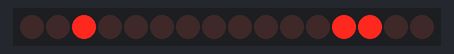
The program below on a simulated ATmega328P, built with avr-gcc and emulated at 16 MHz (the files do not name the chip). On the bench: 16 port-expander outputs drawn as a row of LEDs (first output left, lit = HIGH). Wiring (inferred from the names in the program): MCP23017 port expander at I2C address 0x20. Wiring (inferred from the signals the program sends): row of LEDs: on Q0, Q1, Q2, Q3, Q4, Q5, Q6, Q7, Q8, Q9, Q10, Q11, Q12, Q13, Q14, Q15.

Above: at 0.57 s.
At 7.8 s:
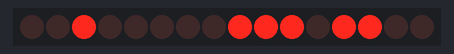
At 11.95 s:
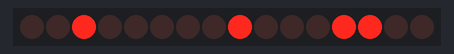
At 16.68 s:
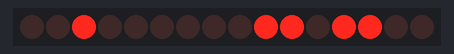
At 22.57 s:
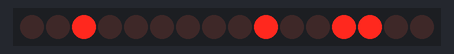
At 35.66 s:
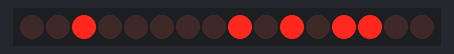
Timing chart, 0 to 40.0 s (numbered marks = the images above):
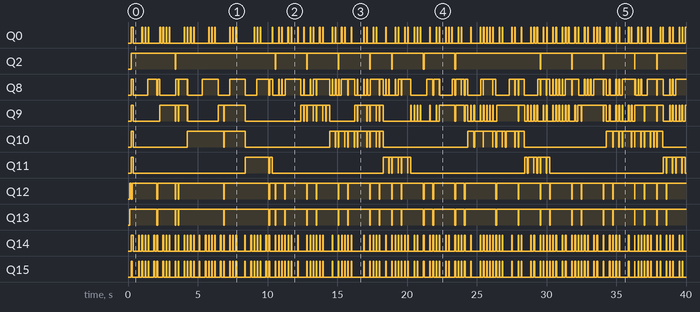

The program:

main.cpp
```cpp
#include <avr/io.h>
#include <stdio.h>
#include <avr/interrupt.h>
#include <util/delay.h>

#define F_CPU 16000000UL //czestotliwość zegara 16 MHz
//Definicje pinów SPI
#define MISO PB4
#define MOSI PB3
#define SCK PB5
#define SS PB2

#define MCP0_RESET PB1
#define MCPS_RESET PB0

//Definicje Rejestrów MCP23017 (BANK=0)
#define MCP0_IODIRA 0x00
#define MCP0_IODIRB 0x01
#define MCP0_GPIOA  0x12 //Można też użyć OLATA (0x14)
#define MCP0_GPIOB  0x13 //Można też użyć OLATB (0x15)
#define MCP0_OLATA  0x14
#define MCP0_OLATB  0x15

//Definicje Rejestrów MCP23S17 (BANK=0)
#define MCPS_IODIRA 0x00
#define MCPS_IODIRB 0x01
#define MCPS_GPIOA  0x12 //Można też użyć OLATA (0x14)
#define MCPS_GPIOB  0x13 //Można też użyć OLATB (0x15)
#define MCPS_OLATA  0x14
#define MCPS_OLATB  0x15

#define MCP0_OPCODE 0x40 // A0,A1,A2 = GND
#define MCPS_OPCODE 0x40 // A0,A1,A2 = GND

//Piny sterujące na PORCIE A (MCP23017)
#define LCD_RS_BIT (1 << 2)
#define LCD_E_BIT  (1 << 0)
#define LCD_BL_BIT (1 << 3)

uint8_t portA_shadow = 0;//zmienna globalna dla stanu portu A układu MCP

volatile uint16_t seconds = 0;

void timer1_init(){
  TCCR1B |= (1<<WGM12)|(1<<CS12)|(1<<CS10);
  OCR1A = 15624;
  TIMSK1 |= (1<<OCIE1A);
  sei();
}

//Obsługa sprzętowa I2C (w AVR TWI)

void I2C_Init() {
    TWSR = 0x00;
    TWBR = 0x19; //Prędkość transmisji
    TWCR = (1 << TWEN);
}

void I2C_Start() {
    TWCR = (1 << TWSTA) | (1 << TWEN) | (1 << TWINT);
    while (!(TWCR & (1 << TWINT)));
}

void I2C_Stop() {
    TWCR = (1 << TWSTO) | (1 << TWEN) | (1 << TWINT);

    //ta poprawka naprawiła problem komunikacji z MCP, przy większych prędkosciach znak start nadpisywal STOP i uklad sie gubil
    while(TWCR & (1 << TWSTO));
    _delay_us(10);
}

void I2C_Write(uint8_t data) {
    TWDR = data;
    TWCR = (1 << TWEN) | (1 << TWINT);
    while (!(TWCR & (1 << TWINT)));
}

// --- Obsługa MCP23017 ---
void MCP0_Write(uint8_t reg, uint8_t data) {
    I2C_Start();
    I2C_Write(MCP0_OPCODE); //Wysłanie adresu urządzenia (z bitem zapisu)
    I2C_Write(reg);        //Wysłanie adresu rejestru
    I2C_Write(data);       //Wysłanie danych
    I2C_Stop();
}

void MCP0_Init(void) {
    // 1. Obsługa sprzętowa pinu RESET
    DDRB |= (1 << MCP0_RESET);   // Ustaw pin jako wyjście
    PORTB &= ~(1 << MCP0_RESET); // TWARDE ZEROWANIE (Reset układu)
    _delay_ms(20);
    PORTB |= (1 << MCP0_RESET);  // Wznowienie pracy (Stan wysoki)
    _delay_ms(50);              // Czekamy na stabilizację napięć

    // 2. Bezpośrednie (niesekwencyjne) ustawienie wszystkich pinów jako WYJŚCIA
    MCP0_Write(MCP0_IODIRA, 0x00); // Port A w całości jako wyjścia
    MCP0_Write(MCP0_IODIRB, 0x00); // Port B w całości jako wyjścia

    // 3. Stan niski na start
    MCP0_Write(MCP0_GPIOA, 0x00);
    MCP0_Write(MCP0_GPIOB, 0x00);
}

void SPI_INIT()
{
  DDRB |= (1 << MOSI) | (1 << SCK) | (1 << SS) | (1 << MCPS_RESET);
  DDRB &= ~(1 << MISO);
  PORTB |= (1 << SS) | (1 << MCP0_RESET);

  // F_CPU / 2 = 8 MHz
  SPCR = (1 << SPE) | (1 << MSTR); // Brak bitów SPR1 i SPR0
  SPSR |= (1 << SPI2X); // Włączenie bitu podwójnej prędkości!
}

uint8_t SPI_Transfer(uint8_t data)
{
  SPDR = data; //wysłanie bajtu
  while (!(SPSR & (1 << SPIF))); //czekanie na zakończenie transmisji
  return SPDR;
}

// --- Obsługa MCP23S17 ---
void MCPS_Write(uint8_t reg, uint8_t data) {
    PORTB &= ~(1 << SS); // CS Low (Start)
    _delay_ms(1);
    SPI_Transfer(MCPS_OPCODE);
    SPI_Transfer(reg);
    SPI_Transfer(data);
    _delay_ms(1);
    PORTB |= (1 << SS);  // CS High (Stop)
}

void MCPS_Init(void) {
    // 1. Ustawienie IODIRA i IODIRB na 0x00 (Wszystkie piny jako WYJŚCIA)
    // Dzięki trybowi sekwencyjnemu (domyślnemu), można wysłać to jednym ciągiem!

    PORTB &= ~(1 << SS); // CS Low
    SPI_Transfer(MCPS_OPCODE);
    SPI_Transfer(MCPS_IODIRA); // Startujemy od adresu 0x00
    SPI_Transfer(0x00);       // Wpis do IODIRA (0x00) -> wskaźnik sam skoczy na 0x01
    SPI_Transfer(0x00);       // Wpis do IODIRB (0x01)
    PORTB |= (1 << SS);  // CS High
    _delay_ms(10);
    MCPS_Write(MCPS_GPIOB, 0x00);
    MCPS_Write(MCPS_GPIOA, 0x00);
}


void LCD_ENABLE()
{
    // E High
    portA_shadow |= LCD_E_BIT;
    MCP0_Write(MCP0_GPIOA, portA_shadow);
    MCPS_Write(MCPS_GPIOA, portA_shadow);
    _delay_us(1);

    // E Low
    portA_shadow &= ~LCD_E_BIT;
    MCP0_Write(MCP0_GPIOA, portA_shadow);
    MCPS_Write(MCPS_GPIOA, portA_shadow);
    _delay_us(50);
}

void LCD_Send8Bit(uint8_t val, uint8_t is_cmd) {
    // 1. Ustawienie RS (Port A)
    if (is_cmd) portA_shadow &= ~LCD_RS_BIT; // RS = 0 (Command)
    else        portA_shadow |=  LCD_RS_BIT; // RS = 1 (Data)

    MCP0_Write(MCP0_GPIOA, portA_shadow); // Aktualizuj linie sterujące
    MCPS_Write(MCPS_GPIOA, portA_shadow); // Aktualizuj linie sterujące

    // 2. Wystawienie Danych (Port B)
    MCP0_Write(MCP0_GPIOB, val);
    MCPS_Write(MCPS_GPIOB, val);

    // 3. Zatwierdzenie (Enable Pulse)
    LCD_ENABLE();
}

void LCD_SEND_COMMAND (uint8_t data_to_send)
{
  LCD_Send8Bit(data_to_send, 1);
}

void LCD_SEND_DATA (uint8_t data_to_send)
{
  LCD_Send8Bit(data_to_send, 0);
}

void LCD_INIT()
{
  _delay_ms(40);

  LCD_SEND_COMMAND(0b00110000);
  _delay_ms(3);
  LCD_SEND_COMMAND(0b00110000);
  LCD_SEND_COMMAND(0b00110000);//3x powtórzenie komendy inicjalizacyjnej

  LCD_SEND_COMMAND(0b00111000);//8-bitowy tryb, 2 linie, 5x8 pikseli
  LCD_SEND_COMMAND(0b00001100);// Wlacz wyswietlacz, wylacz kursor
  LCD_SEND_COMMAND(0b00000001);// Wyczysc wyswietlacz
  _delay_ms(2);
  LCD_SEND_COMMAND(0b00000110); // Przesuwanie kursora w prawo
}

void LCD_SET_CURSOR(uint8_t row, uint8_t column)
{
  uint8_t address;
  if (row == 0)
    address = 0x00 + column;
  else
    address = 0x40 + column;
  LCD_SEND_COMMAND(0b10000000 | address);
}

void LCD_PRINT_CHAR(char character)
{
  LCD_SEND_DATA(static_cast<uint8_t>(character));
}

void LCD_PRINT_STRING(const char* str)
{
  while (*str)
  {
    LCD_PRINT_CHAR(*str++);
  }
}

int main(void)
{
    I2C_Init();
    SPI_INIT();
    MCP0_Init();
    MCPS_Init();
    LCD_INIT();
    timer1_init();

    LCD_SET_CURSOR(0, 0);
    LCD_PRINT_STRING("Hello, World!");

    char buffer[16];
      while (1) {
        LCD_SET_CURSOR(1,0);
        sprintf(buffer, "%u", seconds);
        LCD_PRINT_STRING(buffer);
        _delay_ms(200);
    }
    return 0;
}

ISR(TIMER1_COMPA_vect){
  seconds++;
}
```
